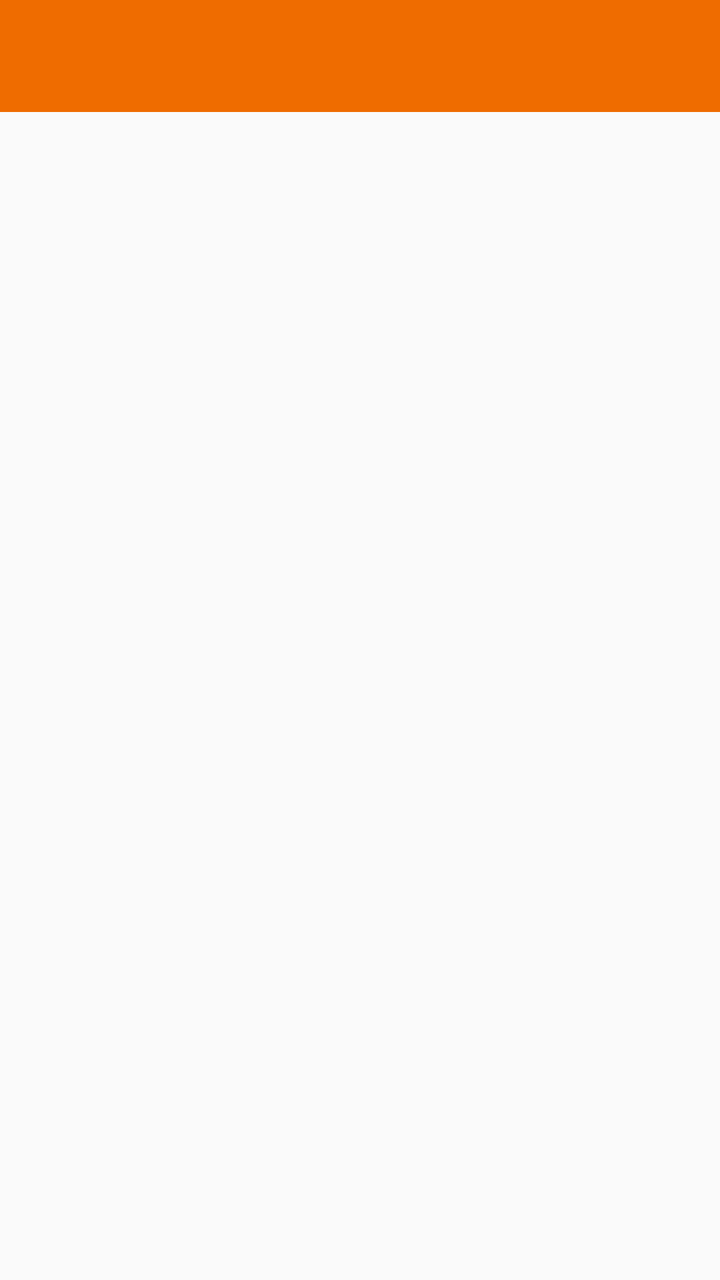
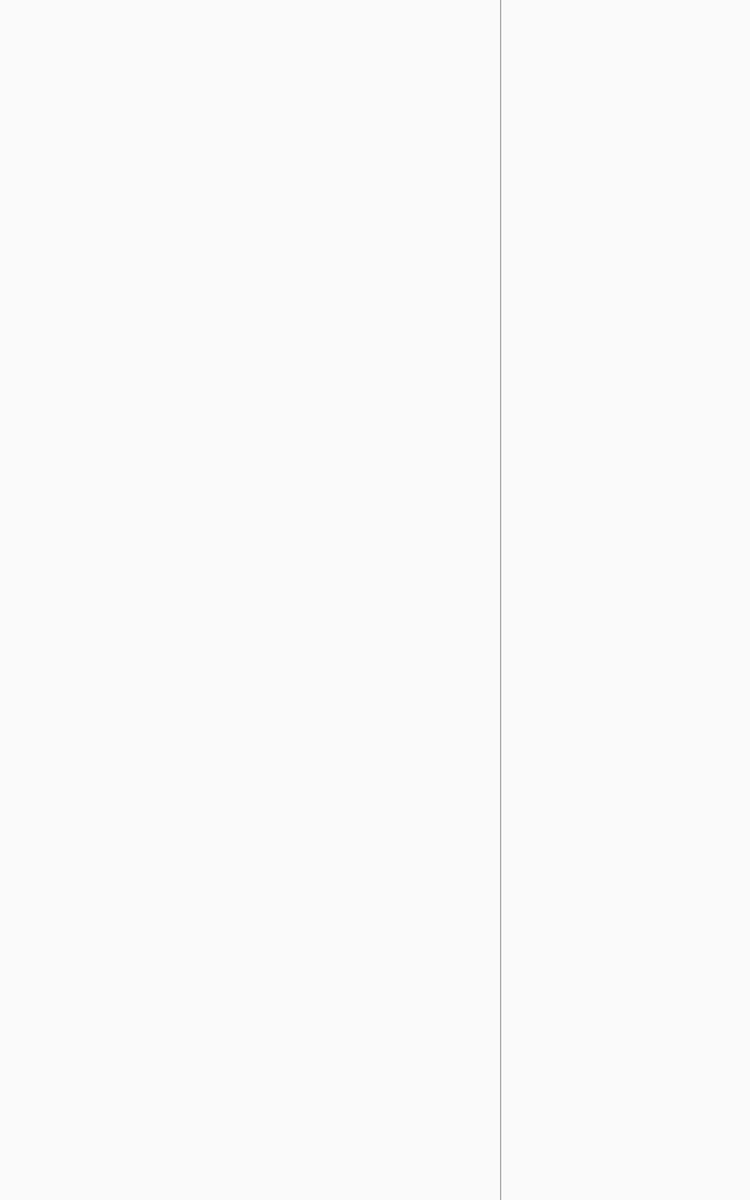

Compare how this app lays out the same screen by default and in its alternative resource folder. The renders come first, then the two layout files and the values they reference.
<!-- AndroidManifest.xml: application theme AppTheme -->
<!-- res/layout/activity_recipe_detail.xml -->
<?xml version="1.0" encoding="utf-8"?>
<android.support.design.widget.CoordinatorLayout xmlns:android="http://schemas.android.com/apk/res/android"
    xmlns:app="http://schemas.android.com/apk/res-auto"
    xmlns:tools="http://schemas.android.com/tools"
    android:layout_width="match_parent"
    android:layout_height="match_parent"
    android:fitsSystemWindows="true">

    <LinearLayout
        android:layout_width="match_parent"
        android:layout_height="match_parent"
        android:orientation="vertical">

        <android.support.design.widget.AppBarLayout
            android:layout_width="match_parent"
            android:layout_height="wrap_content"
            android:theme="@style/AppTheme.AppBarOverlay">

            <android.support.v7.widget.Toolbar
                android:id="@+id/toolbar"
                android:layout_width="match_parent"
                android:layout_height="?attr/actionBarSize"
                android:background="@color/colorPrimary"
                app:popupTheme="@style/AppTheme.PopupOverlay"></android.support.v7.widget.Toolbar>

        </android.support.design.widget.AppBarLayout>

        <FrameLayout xmlns:android="http://schemas.android.com/apk/res/android"
            android:id="@+id/fragmentContainer"
            android:layout_width="match_parent"
            android:layout_height="match_parent" />

    </LinearLayout>

</android.support.design.widget.CoordinatorLayout>
<!-- resources referenced by this layout -->
<resources>
  <color name="colorPrimary">#EF6C00</color>
  <style name="AppTheme.AppBarOverlay" parent="ThemeOverlay.AppCompat.Dark.ActionBar" />
  <style name="AppTheme.PopupOverlay" parent="ThemeOverlay.AppCompat.Light" />
  <style name="AppTheme" parent="Theme.AppCompat.Light.NoActionBar">
          
          <item name="colorPrimary">@color/colorPrimary</item>
          <item name="colorPrimaryDark">@color/colorPrimaryDark</item>
          <item name="colorAccent">@color/colorAccent</item>
      </style>
  <color name="colorPrimaryDark">#E65100</color>
  <color name="colorAccent">#33691E</color>
</resources>
<!-- res/layout-sw600dp/activity_recipe_detail.xml (the repository's variant of the layout above) -->
<!-- drawn on a 7-inch tablet held upright -->
<?xml version="1.0" encoding="utf-8"?>
<LinearLayout xmlns:android="http://schemas.android.com/apk/res/android"
    xmlns:app="http://schemas.android.com/apk/res-auto"
    xmlns:tools="http://schemas.android.com/tools"
    android:layout_width="match_parent"
    android:layout_height="match_parent"
    android:orientation="horizontal">

    <FrameLayout
        android:id="@+id/fragmentContainer"
        android:layout_width="400dp"
        android:layout_height="match_parent" />

    <View
        android:layout_width="1dp"
        android:layout_height="match_parent"
        android:background="@android:color/darker_gray" />

    <FrameLayout
        android:id="@+id/fragmentStepContainer"
        android:layout_width="match_parent"
        android:layout_height="match_parent" />
</LinearLayout>
<!-- resources referenced by the variant -->
<!-- as a 7-inch tablet held upright resolves them -->
<resources>
  <style name="AppTheme" parent="Theme.AppCompat.Light.NoActionBar">
          
          <item name="colorPrimary">@color/colorPrimary</item>
          <item name="colorPrimaryDark">@color/colorPrimaryDark</item>
          <item name="colorAccent">@color/colorAccent</item>
      </style>
  <color name="colorPrimary">#EF6C00</color>
  <color name="colorPrimaryDark">#E65100</color>
  <color name="colorAccent">#33691E</color>
</resources>
